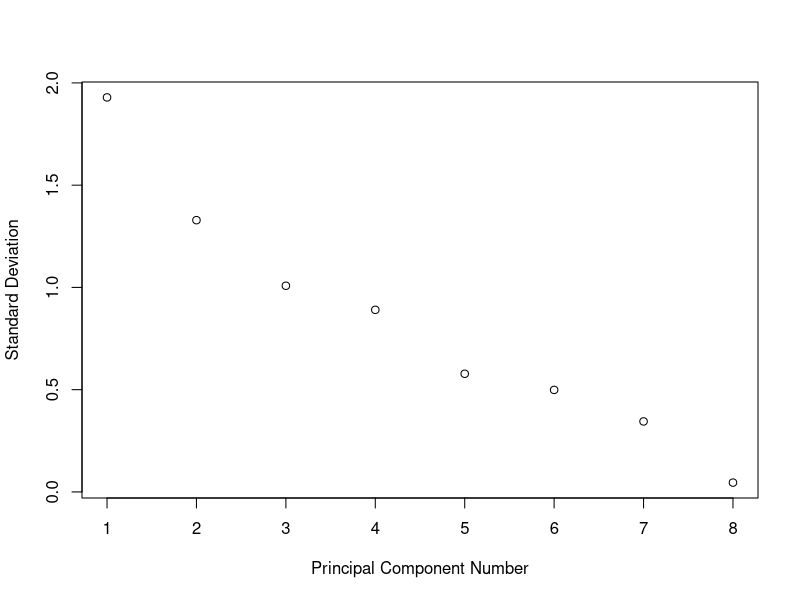
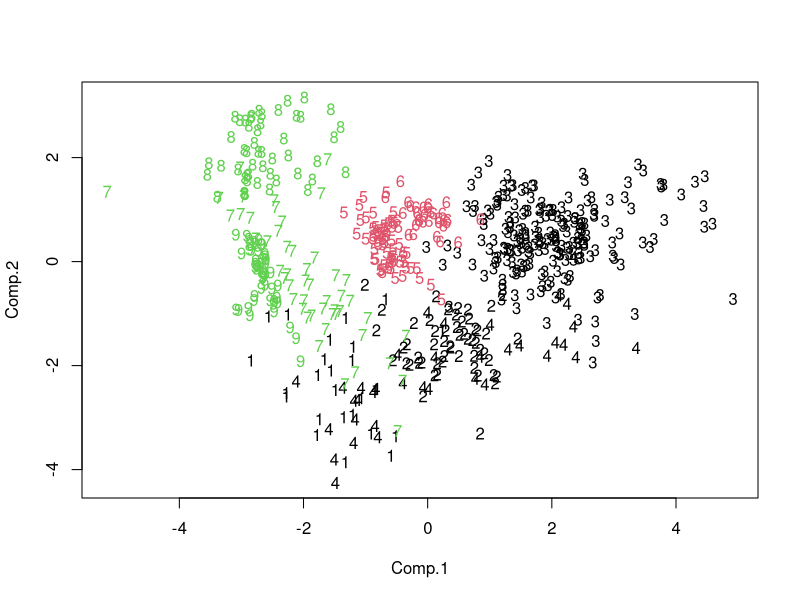
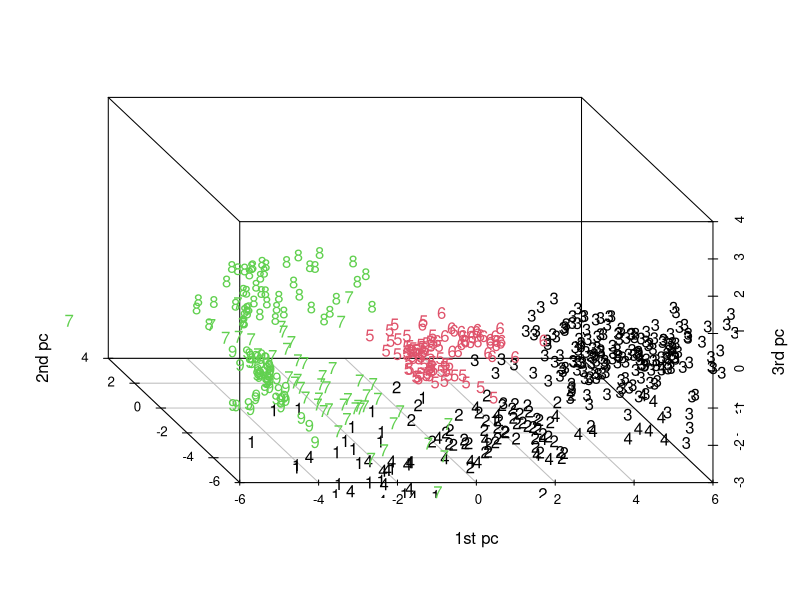
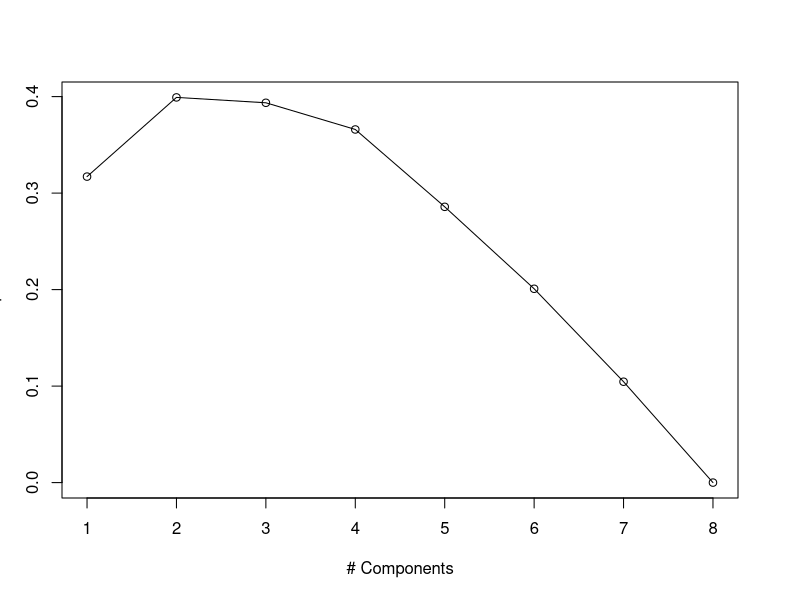
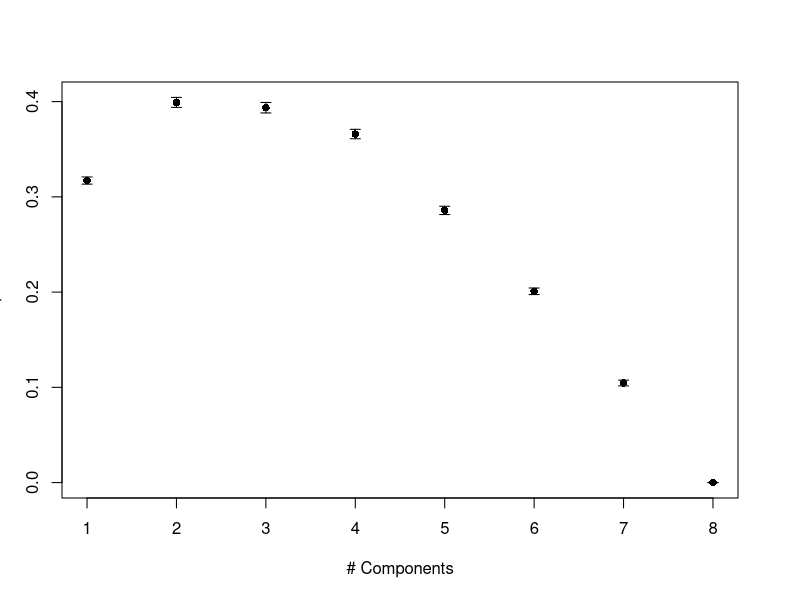

Source code (R) for these figures, in order:
# PCA olive oil example, Alex Ioannidis 
# note, you will need to install the two libraries below (and dependencies) first

library(scatterplot3d)
library(Hmisc)
setwd("/Users/boron/Desktop/example")


olive <- read.table("olive.txt", header = FALSE ) 

# PCA

pca=princomp(olive[,3:10], cor = TRUE)
summary(pca)
plot(pca$sd , xlab= "Principal Component Number", ylab="Standard Deviation" )
pcoms <- predict(pca)

# Plot

plot(pcoms[,1:2], type = "n")
text(pcoms[,1:2], labels=olive$V2, col=olive$V1, cex=1)
scatterplot3d(pcoms[,1:3], xlab="1st pc", ylab="2nd pc", zlab="3rd pc", angle = 120 , type = "n")
text(pcoms[,1:2], labels=olive$V2, col=olive$V1, cex=1)

# Gap-like Statistic

pca=princomp(olive[,3:10], cor = TRUE)
var=pca$sdev^2/sum(pca$sdev^2)
var_cum=cumsum(var)
size = dim( olive[,3:10] )

colmax=apply(olive[,3:10],2,max)
colmin=apply(olive[,3:10],2,min)

gap=matrix(nrow=40,ncol=size[2])

for( i in 1:40) {
	pca_unif = princomp(t(t(matrix(runif(size[1]*size[2]),size[1],size[2]))*(colmax-colmin)+colmin), cor = TRUE)
	var_unif=pca_unif$sdev^2/sum(pca_unif$sdev^2)
	var_cum_unif=cumsum(var_unif)
	gap[i,]=var_cum-var_cum_unif
	mean=apply(gap,2,mean)
	sd=apply(gap,2,sd)
}

plot(mean,type="o", xlab="# Components", ylab="Gap Test")
errbar(1:8,mean,mean-sd,mean+sd, xlab="# Components", ylab="Gap Test")
